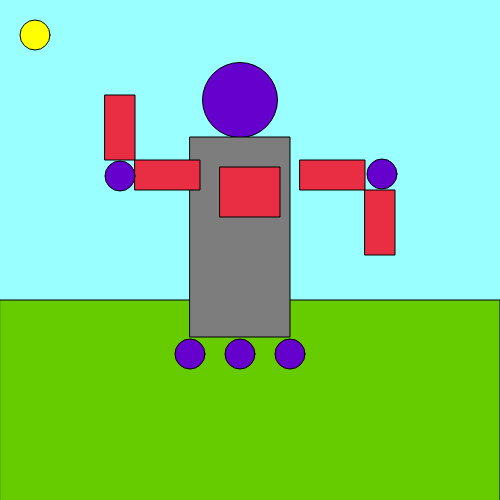
Frame 1 (no input)
Frame 60 (no input): identical to frame 1, image omitted
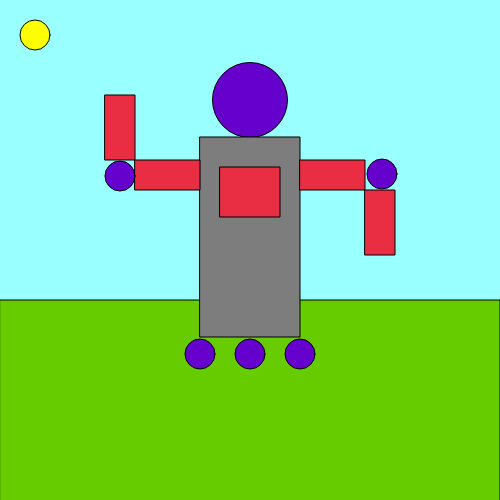
Frame 120 (the mouse pressed at the canvas centre since frame 60)

The p5.js sketch that drew these frames (run headless with seeded random() and noise() and a simulated clock; from frame 60 on, the mouse is pressed at the canvas centre):

// p5.js sketch
// ── sketch.js

var headH=75;
var headW=75;
var headX=250;
var headY=100;

var bodyX=200;
var bodyY=137;
var bodyW=100;
var bodyH=200;

var mapX=0
var backgroundColor=(153,255,255);

function setup() {
    createCanvas (500,500);
    

}

function draw() {
    background(153,255,255);
     mapX= map(mouseX,0,width,-10,10);
    fill (255,255,0);
    ellipse (35,35,30,30);
    fill (102,204,0);
    rect (0,300,500,500);
    fill(102,0,204);
    ellipse (headX+mapX, headY,headW,headH);
    fill (125);
    rect (bodyX+mapX,bodyY, bodyW,bodyH);
    fill (233,45,67);
    rect (220,167, 60,bodyH/4);
    
    //arms
    rect (135,160,65,30);
    rect (300,160,65,30);
    rect (365,190,30,65);
    rect (105,95,30,65);
    fill(102,0,204);
    ellipse (382,174,30,30);
    ellipse (120,176,30,30);
    
    
    //wheels
    ellipse (bodyX+mapX, bodyY+bodyH+17, 30,30);
    ellipse (bodyX+50+mapX, bodyY+bodyH+17, 30,30);
    ellipse (bodyX+100+mapX, bodyY+bodyH+17, 30,30); 

 
function mouseReleased(){
   backgroundColor="rgb(123,54,65)";
}
}
